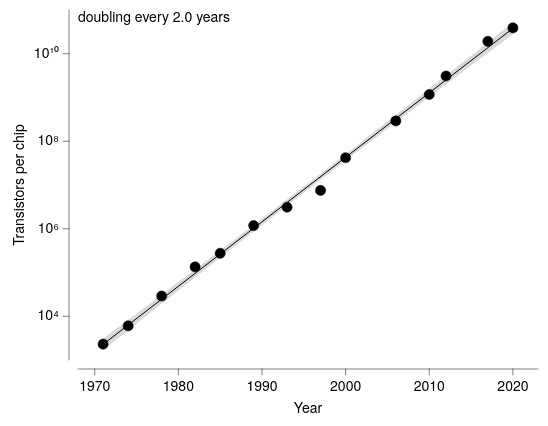

The Vega-Lite source for this figure:
### Vega-Lite specification from a JSON file in a GitHub repository (floating-point values rounded to 4 significant figures)
{"background": null, "config": {"arc": {"fill": "#DBDBDB", "fillOpacity": 1.0, "innerRadius": 43.75, "padAngle": 0.03, "stroke": "black", "strokeOpacity": 1, "strokeWidth": 0.25}, "area": {"fill": "#DBDBDB", "fillOpacity": 1.0, "stroke": "black", "strokeOpacity": 1, "strokeWidth": 0.25}, "axis": {"domain": true, "domainCap": "round", "domainColor": "black", "domainWidth": 0.25, "grid": false, "gridCap": "round", "gridColor": "#F1F1F1", "gridDash": [0, 0], "gridOpacity": 1.0, "gridWidth": 0.25, "labelColor": "black", "labelFont": "Helvetica Neue, HelveticaNeue, Helvetica, Arial, sans-serif", "labelFontSize": 7, "labelFontStyle": "normal", "labelFontWeight": 400, "offset": 4.5, "ticks": true, "tickCap": "round", "tickColor": "black", "tickRound": false, "tickSize": 3, "tickWidth": 0.25, "titleColor": "black", "titleFont": "Helvetica Neue, HelveticaNeue, Helvetica, Arial, sans-serif", "titleFontSize": 7, "titleFontStyle": "normal", "titleFontWeight": 400}, "axisX": {"domain": true, "labelAlign": "center", "labelAngle": 0, "labels": true, "ticks": true, "translate": 0}, "axisY": {"domain": true, "labelAlign": "right", "labelAngle": 0, "labels": true, "ticks": true, "translate": 0}, "axisRight": {"domain": true, "labelAlign": "left", "labelAngle": 0, "labels": true, "ticks": true, "translate": 0}, "axisTop": {"domain": true, "labelAlign": "center", "labelAngle": 0, "labels": true, "ticks": true, "translate": 0}, "axisBand": {"tickOffset": 0}, "bar": {"fill": "#DBDBDB", "fillOpacity": 1.0, "stroke": "black", "strokeOpacity": 1, "strokeWidth": 0.25}, "boxplot": {"size": 15.75, "ticks": {"cornerRadius": 0.25, "fill": "black", "opacity": 1, "size": 7.875, "thickness": 0.25}, "box": {"fillOpacity": 1.0, "stroke": "black", "strokeOpacity": 1, "strokeWidth": 0.25}, "median": {"cornerRadius": 0, "fill": "black", "fillOpacity": 1.0, "opacity": 1, "size": 15.75, "thickness": 0.25}, "rule": {"fill": "black", "fillOpacity": 1.0, "size": 17.5, "stroke": "black", "strokeDash": [0, 0], "strokeOpacity": 1, "strokeWidth": 0.25}, "outliers": {"color": "black", "fill": "black", "fillOpacity": 1.0, "size": 0, "stroke": "black", "strokeOpacity": 1, "strokeWidth": 0.25}}, "circle": {"fill": "black", "fillOpacity": 1.0, "size": 2.188, "stroke": null, "strokeOpacity": 1, "strokeWidth": 0.25}, "errorband": {"band": {"fillOpacity": 0.6, "stroke": null, "strokeWidth": 0.25, "strokeOpacity": 1}, "borders": {"opacity": 0, "strokeOpacity": 0.25, "strokeWidth": 1}}, "errorbar": {"opacity": 1, "rule": {"strokeDash": [0, 0], "strokeWidth": 0.25}, "ticks": {"color": "black", "cornerRadius": 0.125, "opacity": 1, "size": 10.5, "thickness": 0.25}, "thickness": 0.25}, "font": "Helvetica Neue, HelveticaNeue, Helvetica, Arial, sans-serif", "geoshape": {"fill": "#DBDBDB", "fillOpacity": 1.0, "stroke": "black", "strokeOpacity": 1, "strokeWidth": 0.25}, "header": {"labelColor": "black", "labelFont": "Helvetica Neue, HelveticaNeue, Helvetica, Arial, sans-serif", "labelFontSize": 7, "labelFontStyle": "normal", "labelFontWeight": 400, "titleColor": "black", "titleFont": "Helvetica Neue, HelveticaNeue, Helvetica, Arial, sans-serif", "titleFontSize": 7, "titleFontStyle": "normal", "titleFontWeight": 400, "titlePadding": 0}, "legend": {"disable": false, "offset": 4.5, "titlePadding": 4, "labelOffset": 2, "gradientLabelOffset": 2, "gradientLength": 87.5, "gradientThickness": 8.75, "gradientOpacity": 1.0, "gradientStrokeColor": "black", "gradientStrokeWidth": 0.25, "labelColor": "black", "labelFont": "Helvetica Neue, HelveticaNeue, Helvetica, Arial, sans-serif", "labelFontSize": 7, "labelFontStyle": "normal", "labelFontWeight": 400, "strokeColor": "black", "strokeWidth": 0, "symbolSize": 42, "symbolStrokeColor": "black", "symbolStrokeWidth": 0.25, "titleColor": "black", "titleFont": "Helvetica Neue, HelveticaNeue, Helvetica, Arial, sans-serif", "titleFontSize": 7, "titleFontStyle": "normal", "titleFontWeight": 400}, "line": {"color": "black", "stroke": "black", "strokeCap": "butt", "strokeDash": [0, 0], "strokeOpacity": 1, "strokeWidth": 0.5}, "point": {"filled": true, "fill": "#DBDBDB", "fillOpacity": 1.0, "size": 8.75, "stroke": "black", "strokeOpacity": 1, "strokeWidth": 0.25}, "range": {"category": ["#B2B2B2", "#636363", "#4A7CD3", "#008542", "#382864", "#509F98", "#284F93", "#005226", "#A398D6", "#173633"], "diverging": {"scheme": ["#443E60", "#5F597E", "#7C759B", "#9994B6", "#B7B4CC", "#D6D5DC", "#F6F6F6", "#D1DAD9", "#A4C2BF", "#7AA9A4", "#578E89", "#37736E", "#1B5954"]}, "heatmap": {"scheme": ["#32022B", "#43044D", "#4C196E", "#4D338C", "#484DA6", "#3A68BB", "#1D83CA", "#1D9CCB", "#23B5C9", "#28CDC5", "#4DE0B4", "#91EE9F"]}, "ordinal": {"scheme": ["#F1F1F1", "#DBDBDB", "#C6C6C6", "#B2B2B2", "#9D9D9D", "#898989", "#767676", "#636363", "#515151", "#404040", "#2F2F2F", "#1F1F1F"]}, "ramp": {"scheme": ["#32022B", "#43044D", "#4C196E", "#4D338C", "#484DA6", "#3A68BB", "#1D83CA", "#1D9CCB", "#23B5C9", "#28CDC5", "#4DE0B4", "#91EE9F"]}}, "rule": {"color": "black", "stroke": "black", "strokeCap": "round", "strokeDash": [2, 2], "strokeOpacity": 1, "strokeWidth": 0.25}, "scale": {"bandPaddingInner": 0.1, "bandPaddingOuter": 0.1, "round": false}, "rect": {"fill": "#DBDBDB", "fillOpacity": 1.0, "stroke": "black", "strokeOpacity": 1, "strokeWidth": 0.25}, "square": {"fill": "#DBDBDB", "fillOpacity": 1.0, "size": 17.5, "stroke": "black", "strokeOpacity": 1, "strokeWidth": 0.25}, "text": {"color": "black", "font": "Helvetica Neue, HelveticaNeue, Helvetica, Arial, sans-serif", "fontSize": 7, "fontStyle": "normal", "fontWeight": 400}, "tick": {"color": "black", "cornerRadius": 0.125, "opacity": 1.0, "size": 15.75, "thickness": 0.25}, "title": {"anchor": "middle", "frame": "group", "color": "black", "font": "Helvetica Neue, HelveticaNeue, Helvetica, Arial, sans-serif", "fontSize": 7, "fontStyle": "normal", "fontWeight": 400, "subtitleColor": "black", "subtitleFont": "Helvetica Neue, HelveticaNeue, Helvetica, Arial, sans-serif", "subtitleFontSize": "Helvetica Neue, HelveticaNeue, Helvetica, Arial, sans-serif", "subtitleFontStyle": "normal", "subtitleFontWeight": 400}, "trail": {"color": "black", "opacity": 1, "size": 0.5}, "view": {"continuousWidth": 230, "continuousHeight": 175, "discreteWidth": 230, "discreteHeight": 175, "fill": null, "stroke": null, "strokeWidth": 0.25}}, "layer": [{"data": {"name": "data-71ccae877fc7d63c338c61c9a3872b73"}, "mark": {"type": "point", "color": "black", "filled": true, "size": 26}, "encoding": {"x": {"axis": {"format": "d"}, "field": "year", "scale": {"domain": [1968, 2023], "nice": false}, "title": "Year", "type": "quantitative"}, "y": {"axis": {"labelExpr": "'10' + ['⁰','¹','²','³','⁴','⁵','⁶','⁷','⁸','⁹','¹⁰'][round(datum.value)]", "title": "Transistors per chip", "values": [4, 6, 8, 10]}, "field": "log_t", "scale": {"domain": [3, 11], "nice": false}, "type": "quantitative"}}}, {"layer": [{"data": {"name": "data-aa76fe6d7514a3e363a1a86e52d6f8d3"}, "mark": {"type": "area", "fill": "black", "fillOpacity": 0.15, "stroke": null, "strokeWidth": 0}, "encoding": {"x": {"field": "year", "type": "quantitative"}, "y": {"field": "log_t", "type": "quantitative"}, "y2": {"field": "__ci_hi"}}}, {"data": {"name": "data-b3e0e39151168cc30f0c8c2564fa1535"}, "mark": {"type": "line"}, "encoding": {"x": {"field": "year", "type": "quantitative"}, "y": {"field": "log_t", "type": "quantitative"}}}], "name": "__dysonsphere_63d40aa6e0fe4298_45"}, {"data": {"values": [{"__dysonsphere__": 1}]}, "mark": {"type": "text", "align": "left", "angle": 0, "baseline": "top", "dx": 0, "dy": 0, "opacity": 1.0}, "encoding": {"text": {"value": "doubling every 2.0 years"}, "x": {"value": 0}, "y": {"value": 0}}}], "$schema": "https://vega.github.io/schema/vega-lite/v6.4.1.json", "datasets": {"data-71ccae877fc7d63c338c61c9a3872b73": [{"year": 1971, "transistors": 2300, "log_t": 3.362}, {"year": 1974, "transistors": 6000, "log_t": 3.778}, {"year": 1978, "transistors": 29000, "log_t": 4.462}, {"year": 1982, "transistors": 134000, "log_t": 5.127}, {"year": 1985, "transistors": 275000, "log_t": 5.439}, {"year": 1989, "transistors": 1180000, "log_t": 6.072}, {"year": 1993, "transistors": 3100000, "log_t": 6.491}, {"year": 1997, "transistors": 7500000, "log_t": 6.875}, {"year": 2000, "transistors": 42000000, "log_t": 7.623}, {"year": 2006, "transistors": 291000000, "log_t": 8.464}, {"year": 2010, "transistors": 1170000000, "log_t": 9.068}, {"year": 2012, "transistors": 3100000000, "log_t": 9.491}, {"year": 2017, "transistors": 19200000000, "log_t": 10.28}, {"year": 2020, "transistors": 39000000000, "log_t": 10.59}], "data-aa76fe6d7514a3e363a1a86e52d6f8d3": [{"year": 1971.0, "log_t": 3.227, "__ci_hi": 3.489, "__dysonsphere__": 1}, {"year": 1972.0, "log_t": 3.344, "__ci_hi": 3.6, "__dysonsphere__": 1}, {"year": 1973.0, "log_t": 3.462, "__ci_hi": 3.712, "__dysonsphere__": 1}, {"year": 1973.0, "log_t": 3.58, "__ci_hi": 3.824, "__dysonsphere__": 1}, {"year": 1974.0, "log_t": 3.697, "__ci_hi": 3.936, "__dysonsphere__": 1}, {"year": 1975.0, "log_t": 3.815, "__ci_hi": 4.047, "__dysonsphere__": 1}, {"year": 1976.0, "log_t": 3.932, "__ci_hi": 4.159, "__dysonsphere__": 1}, {"year": 1976.0, "log_t": 4.049, "__ci_hi": 4.271, "__dysonsphere__": 1}, {"year": 1977.0, "log_t": 4.167, "__ci_hi": 4.383, "__dysonsphere__": 1}, {"year": 1978.0, "log_t": 4.284, "__ci_hi": 4.495, "__dysonsphere__": 1}, {"year": 1979.0, "log_t": 4.401, "__ci_hi": 4.607, "__dysonsphere__": 1}, {"year": 1980.0, "log_t": 4.518, "__ci_hi": 4.719, "__dysonsphere__": 1}, {"year": 1980.0, "log_t": 4.636, "__ci_hi": 4.832, "__dysonsphere__": 1}, {"year": 1981.0, "log_t": 4.753, "__ci_hi": 4.944, "__dysonsphere__": 1}, {"year": 1982.0, "log_t": 4.87, "__ci_hi": 5.056, "__dysonsphere__": 1}, {"year": 1983.0, "log_t": 4.987, "__ci_hi": 5.168, "__dysonsphere__": 1}, {"year": 1983.0, "log_t": 5.103, "__ci_hi": 5.281, "__dysonsphere__": 1}, {"year": 1984.0, "log_t": 5.22, "__ci_hi": 5.394, "__dysonsphere__": 1}, {"year": 1985.0, "log_t": 5.337, "__ci_hi": 5.506, "__dysonsphere__": 1}, {"year": 1986.0, "log_t": 5.453, "__ci_hi": 5.619, "__dysonsphere__": 1}, {"year": 1987.0, "log_t": 5.57, "__ci_hi": 5.732, "__dysonsphere__": 1}, {"year": 1987.0, "log_t": 5.686, "__ci_hi": 5.845, "__dysonsphere__": 1}, {"year": 1988.0, "log_t": 5.802, "__ci_hi": 5.958, "__dysonsphere__": 1}, {"year": 1989.0, "log_t": 5.918, "__ci_hi": 6.071, "__dysonsphere__": 1}, {"year": 1990.0, "log_t": 6.034, "__ci_hi": 6.185, "__dysonsphere__": 1}, {"year": 1990.0, "log_t": 6.15, "__ci_hi": 6.298, "__dysonsphere__": 1}, {"year": 1991.0, "log_t": 6.266, "__ci_hi": 6.412, "__dysonsphere__": 1}, {"year": 1992.0, "log_t": 6.381, "__ci_hi": 6.526, "__dysonsphere__": 1}, {"year": 1993.0, "log_t": 6.496, "__ci_hi": 6.64, "__dysonsphere__": 1}, {"year": 1994.0, "log_t": 6.612, "__ci_hi": 6.754, "__dysonsphere__": 1}, {"year": 1994.0, "log_t": 6.727, "__ci_hi": 6.868, "__dysonsphere__": 1}, {"year": 1995.0, "log_t": 6.841, "__ci_hi": 6.983, "__dysonsphere__": 1}, {"year": 1996.0, "log_t": 6.956, "__ci_hi": 7.097, "__dysonsphere__": 1}, {"year": 1997.0, "log_t": 7.07, "__ci_hi": 7.212, "__dysonsphere__": 1}, {"year": 1997.0, "log_t": 7.185, "__ci_hi": 7.327, "__dysonsphere__": 1}, {"year": 1998.0, "log_t": 7.299, "__ci_hi": 7.442, "__dysonsphere__": 1}, {"year": 1999.0, "log_t": 7.413, "__ci_hi": 7.558, "__dysonsphere__": 1}, {"year": 2000.0, "log_t": 7.526, "__ci_hi": 7.673, "__dysonsphere__": 1}, {"year": 2001.0, "log_t": 7.64, "__ci_hi": 7.789, "__dysonsphere__": 1}, {"year": 2001.0, "log_t": 7.753, "__ci_hi": 7.905, "__dysonsphere__": 1}, {"year": 2002.0, "log_t": 7.867, "__ci_hi": 8.021, "__dysonsphere__": 1}, {"year": 2003.0, "log_t": 7.98, "__ci_hi": 8.137, "__dysonsphere__": 1}, {"year": 2004.0, "log_t": 8.093, "__ci_hi": 8.253, "__dysonsphere__": 1}, {"year": 2004.0, "log_t": 8.206, "__ci_hi": 8.37, "__dysonsphere__": 1}, {"year": 2005.0, "log_t": 8.319, "__ci_hi": 8.486, "__dysonsphere__": 1}, {"year": 2006.0, "log_t": 8.431, "__ci_hi": 8.603, "__dysonsphere__": 1}, {"year": 2007.0, "log_t": 8.544, "__ci_hi": 8.72, "__dysonsphere__": 1}, {"year": 2008.0, "log_t": 8.656, "__ci_hi": 8.836, "__dysonsphere__": 1}, {"year": 2008.0, "log_t": 8.769, "__ci_hi": 8.953, "__dysonsphere__": 1}, {"year": 2009.0, "log_t": 8.881, "__ci_hi": 9.07, "__dysonsphere__": 1}, {"year": 2010.0, "log_t": 8.993, "__ci_hi": 9.187, "__dysonsphere__": 1}, {"year": 2011.0, "log_t": 9.106, "__ci_hi": 9.304, "__dysonsphere__": 1}, {"year": 2011.0, "log_t": 9.218, "__ci_hi": 9.422, "__dysonsphere__": 1}, {"year": 2012.0, "log_t": 9.33, "__ci_hi": 9.539, "__dysonsphere__": 1}, {"year": 2013.0, "log_t": 9.442, "__ci_hi": 9.656, "__dysonsphere__": 1}, {"year": 2014.0, "log_t": 9.554, "__ci_hi": 9.773, "__dysonsphere__": 1}, {"year": 2015.0, "log_t": 9.666, "__ci_hi": 9.891, "__dysonsphere__": 1}, {"year": 2015.0, "log_t": 9.778, "__ci_hi": 10.01, "__dysonsphere__": 1}, {"year": 2016.0, "log_t": 9.89, "__ci_hi": 10.13, "__dysonsphere__": 1}, {"year": 2017.0, "log_t": 10.0, "__ci_hi": 10.24, "__dysonsphere__": 1}, {"year": 2018.0, "log_t": 10.11, "__ci_hi": 10.36, "__dysonsphere__": 1}, {"year": 2018.0, "log_t": 10.22, "__ci_hi": 10.48, "__dysonsphere__": 1}, {"year": 2019.0, "log_t": 10.34, "__ci_hi": 10.6, "__dysonsphere__": 1}, {"year": 2020.0, "log_t": 10.45, "__ci_hi": 10.71, "__dysonsphere__": 1}], "data-b3e0e39151168cc30f0c8c2564fa1535": [{"year": 1971.0, "log_t": 3.358, "__dysonsphere__": 1}, {"year": 2020.0, "log_t": 10.58, "__dysonsphere__": 1}]}}
